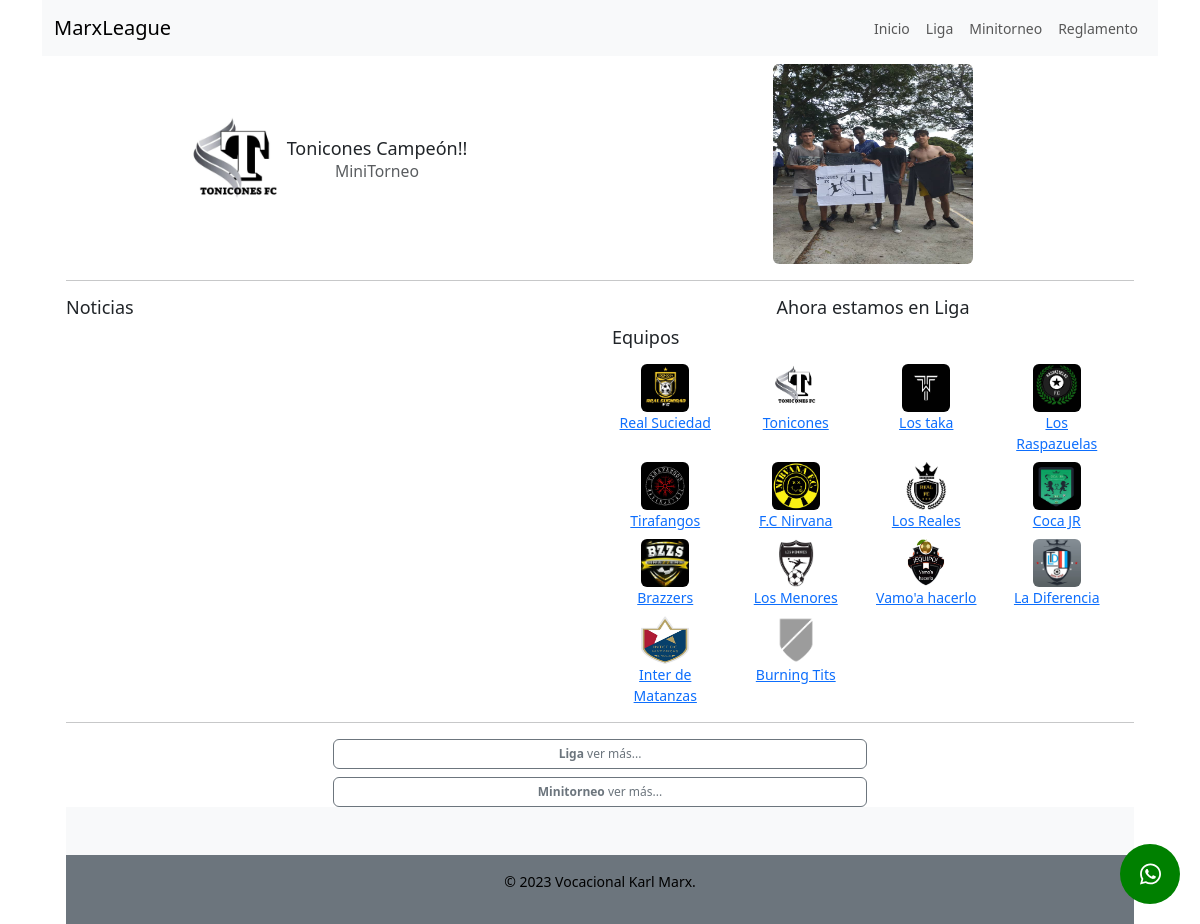
The page / on the database its author committed.
### futbol/models/team.py (models this page shows, shortened)
class Team(models.Model):
    name = models.CharField(max_length=100, unique=True, null=True, blank=True)
    slug = models.SlugField(max_length=100, unique=True, blank=True, null=True)
    grade = models.CharField(max_length=50, null=True, blank=True)
    abbrev = models.CharField(max_length=3, null=True, blank=True)
    imagen = models.CharField(max_length=3, null=True, blank=True)

### futbol/views/pages/home_page.py (the view)
# urls.py: path("", HomePageView.as_view(), name="landing_page"),
class HomePageView(TemplateView):
    template_name = "pages/home_page.html"
    def get_context_data(self, **kwargs):
        context = super().get_context_data(**kwargs)
        teams = Team.objects.all()
        context['teams'] = teams
        league = League.objects.get(slug='liga')  # Es el tornero actual
        context['league'] = league
        schedules_view = ScheduleView(**kwargs)
        schedules_context = schedules_view.get_context_data(request=self.request, league=league, _from='today', limits=5)
        html = render_to_string(schedules_view.template_name, schedules_context)
        context['schedules'] = html
        news_list_view = NewsListView(**kwargs)
        news_list_context = news_list_view.get_context_data(request=self.request, limits=5)
        news_list_html = render_to_string(news_list_view.template_name, news_list_context)
        context['news_list_html'] = news_list_html
        return context

### futbol/views/views/news_list_view.py (called while the page is built)
    def get_context_data(self, **kwargs):
        context = super().get_context_data(**kwargs)
        news_list = News.objects.all()
        context['news_list'] = news_list
        return context

### futbol/templates/views/schedule_view.html (shortened to what this page needs)
{% load static %}

### futbol/templates/pages/home_page.html (shortened to what this page needs)
{% extends 'pages/base.html' %}
{% load static %}
{% block content %}
  <div class="container">
    <div class="row mt-2">
      <div class="col-md d-flex align-items-center justify-content-center">
        <img style="height: 100px; width: 100px" src="/static/futbol/images/logos/ton.png" class="rounded" alt="Logo" />
        <h3 class="text-center">Tonicones Campeón!!<br /><small class="text-muted">MiniTorneo</small></h3>
      </div>
      <div class="col-md d-flex align-items-center justify-content-center">
        <img style="height: 200px; width: 200px" src="/static/futbol/images/teams/tonicones_campeon.jpeg" class="rounded" alt="Logo" />
      </div>
    </div>
    <hr />
    <div class="row">
      <div class="col-md">
        <h2>Noticias</h2>
      </div>
      <div class="col-md">
        <h1 class="text-center">Ahora estamos en Liga</h1>
        <div class="row row-cols">
          <h3>Equipos</h3>
          <div class="row row-cols-4  ">
            {% for team in league.teams.all %}
              <div class="col text-center mt-2">
                <a href="{% url 'team_details_page' 'liga' team.slug %}">
                  <div class="d-flex flex-column align-items-center">
                    <img style="height: 48px; width: 48px" src="{% static 'futbol/images/logos/' %}{{ team.imagen|default:'na' }}.png" class="rounded" alt="Logo" />
                    {{ team.name }}
                  </div>
                </a>
              </div>
            {% endfor %}
          </div>
        </div>
      </div>
    </div>
    <hr />
    <div class="row justify-content-center align-items-center g-2">
      <div class="col">
        <div class="d-grid gap-2 col-6 mx-auto">
          <a class="btn btn-outline-secondary" type="button"  href="{% url 'league_page' 'liga' %}"><b>Liga</b> ver más...</a>
          <a class="btn btn-outline-secondary" type="button"  href="{% url 'league_page' 'minitorneo' %}"><b>Minitorneo</b> ver más...</a>
        </div>
      </div>
    </div>
    <footer class="bg-light text-black">
      <div class="container py-4">
        <div class="row">
          <div class="col">
            <a href="https://api.whatsapp.com/send?phone=+53 56469646" target="_blank">
              <div class="floating-button">
                <i class="fab fa-whatsapp"></i>
              </div>
            </a>
          </div>
        </div>
      </div>
      <div class="text-center p-3 bg-secondary">
        <p>&copy; 2023 Vocacional Karl Marx.</p>
      </div>
    </footer>
  </div>
{% endblock %}

### static/css/style.css (style rules this page uses)
body { font-size: 14px; }
h1, h2, h3, h4, h5, h6 { font-size: 18px; color: var(--primary-color); }
.btn { font-size: 12px; padding: 5px 10px; }

### futbol/templates/pages/base.html (style rules this page uses)
.floating-button { position: fixed; bottom: 20px; right: 20px; background-color: green; color: white; border-radius: 50%; width: 60px; height: 60px; text-align: center; font-size: 24px; line-height: 60px; z-index: 999; }

### rows shown on the page
Team: shows a picture, name "Real Suciedad"
Team: shows a picture, name "Tonicones"
Team: shows a picture, name "Los taka"
Team: shows a picture, name "Los Raspazuelas"
Team: shows a picture, name "Tirafangos"
Team: shows a picture, name "F.C Nirvana"
Team: shows a picture, name "Los Reales"
Team: shows a picture, name "Coca JR"
Team: shows a picture, name "Brazzers"
Team: shows a picture, name "Los Menores"
Team: shows a picture, name "Vamo'a hacerlo"
Team: shows a picture, name "La Diferencia"
Team: shows a picture, name "Inter de Matanzas"
Team: shows a picture, name "Burning Tits"
